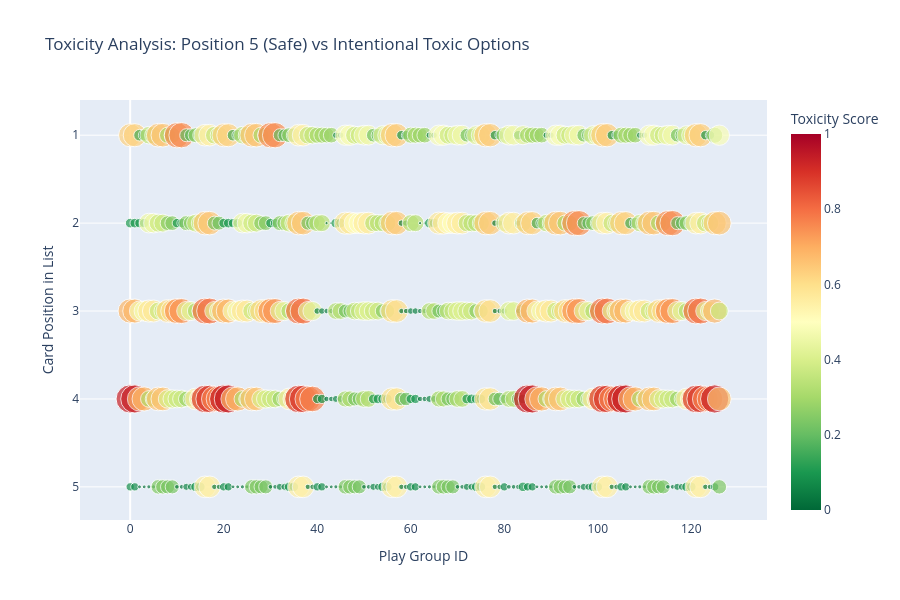

The notebook cell saved with this chart:
### Code cell
plot_toxicity_by_position_scatter(df_temp)

### Figure 1 — Plotly figure (JSON) as saved in the notebook; plotly's stock layout.template omitted (floating-point values rounded to 4 significant figures; data arrays with more than 128 entries replaced by an {"elided": "..."} marker saying what was removed)
{"data": [{"customdata": {"elided": "635x2 mixed values"}, "hovertemplate": "Play Group ID=%{x}<br>Card Position in List=%{y}<br>Toxicity Score=%{marker.color:.4f}<br>white_id=%{customdata[1]}<extra></extra>", "legendgroup": "", "marker": {"color": {"elided": "635 float values"}, "coloraxis": "coloraxis", "size": {"elided": "635 float values"}, "sizemode": "area", "sizeref": 0.002322, "symbol": "circle"}, "mode": "markers", "name": "", "orientation": "v", "showlegend": false, "type": "scatter", "x": {"elided": "635 int values"}, "xaxis": "x", "y": {"elided": "635 int values"}, "yaxis": "y"}], "layout": {"coloraxis": {"cmax": 1, "cmin": 0, "colorbar": {"title": {"text": "Toxicity Score"}}, "colorscale": [[0, "rgb(0,104,55)"], [0.1, "rgb(26,152,80)"], [0.2, "rgb(102,189,99)"], [0.3, "rgb(166,217,106)"], [0.4, "rgb(217,239,139)"], [0.5, "rgb(255,255,191)"], [0.6, "rgb(254,224,139)"], [0.7, "rgb(253,174,97)"], [0.8, "rgb(244,109,67)"], [0.9, "rgb(215,48,39)"], [1, "rgb(165,0,38)"]]}, "height": 600, "legend": {"itemsizing": "constant", "tracegroupgap": 0}, "title": {"text": "Toxicity Analysis: Position 5 (Safe) vs Intentional Toxic Options"}, "xaxis": {"anchor": "y", "domain": [0, 1], "showgrid": false, "title": {"text": "Play Group ID"}}, "yaxis": {"anchor": "x", "autorange": "reversed", "domain": [0, 1], "dtick": 1, "tick0": 1, "tickmode": "linear", "title": {"text": "Card Position in List"}}}}
